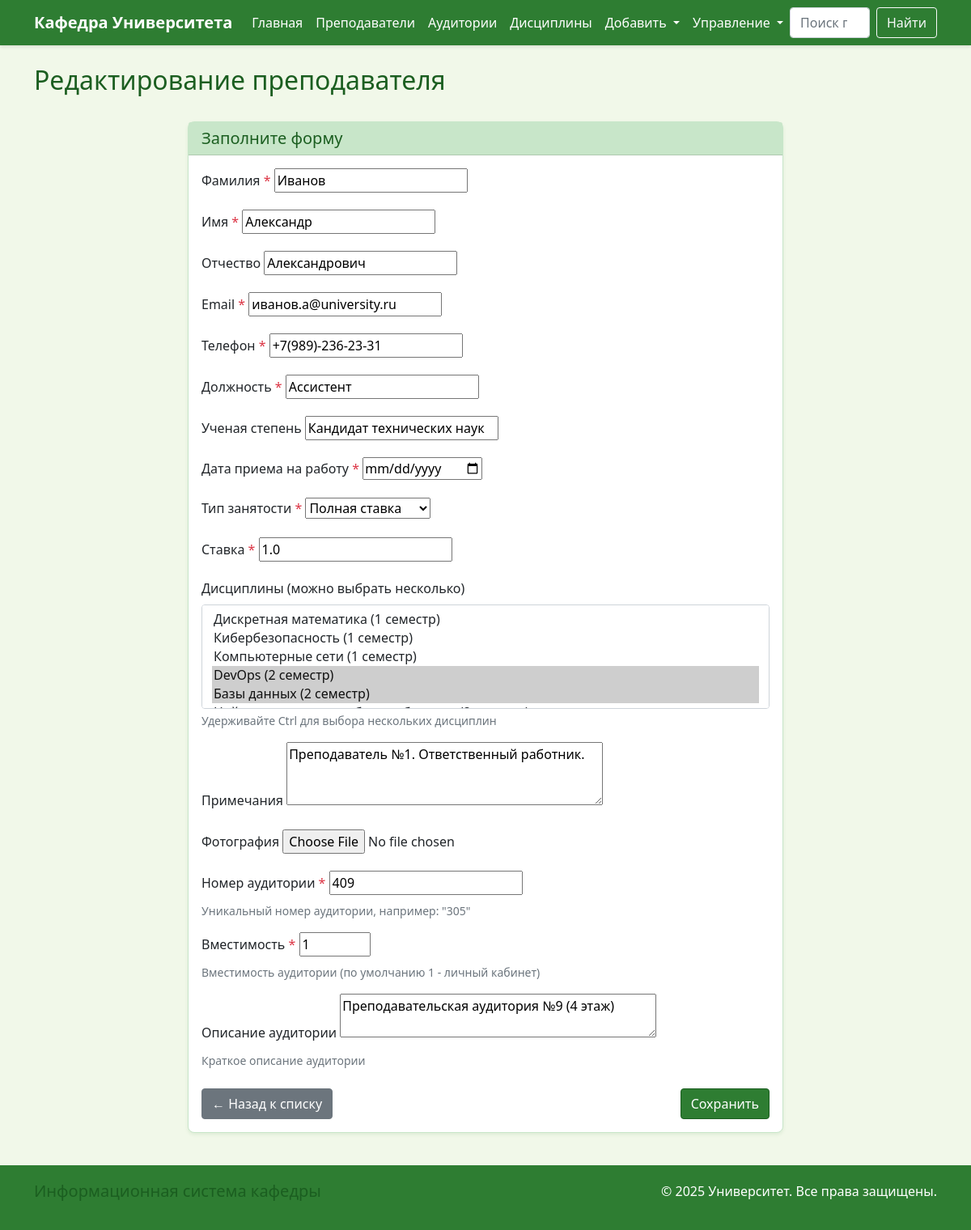
/teachers/53/edit/, run on the app's committed database.
### department/models.py (models this page shows, shortened)
class Teacher(models.Model):
    last_name = models.CharField(max_length=100, verbose_name="Фамилия")
    first_name = models.CharField(max_length=100, verbose_name="Имя")
    middle_name = models.CharField(max_length=100, verbose_name="Отчество", blank=True)
    email = models.EmailField(verbose_name="Email")
    phone = models.CharField(max_length=20, verbose_name="Телефон")
    position = models.CharField(max_length=100, verbose_name="Должность")
    academic_degree = models.CharField(max_length=100, verbose_name="Ученая степень", blank=True)
    employment_date = models.DateField(verbose_name="Дата приема на работу")
    FULL_TIME = 'full'
    PART_TIME = 'part'
    EMPLOYMENT_CHOICES = [
        (FULL_TIME, 'Полная ставка'),
        (PART_TIME, 'Неполная ставка'),
    ]
    employment_type = models.CharField(
        max_length=10,
        choices=EMPLOYMENT_CHOICES,
        default=FULL_TIME,
        verbose_name="Тип занятости"
    )
    rate = models.FloatField(
        verbose_name="Ставка",
        validators=[MinValueValidator(0.1), MaxValueValidator(1.0)],
        default=1.0
    )
    workplace = models.ForeignKey(
        Classroom,
        on_delete=models.SET_NULL,
        null=True,
        blank=True,
        verbose_name="Рабочее место",
        unique=True
    )
    disciplines = models.ManyToManyField(Discipline, verbose_name="Дисциплины", blank=True)
    additional_works = models.ManyToManyField(
        AdditionalWorkType,
        through='TeacherAdditionalWork',
        verbose_name="Дополнительные работы",
        blank=True
    )
    notes = models.TextField(verbose_name="Примечания", blank=True)
    photo = models.ImageField(upload_to='teachers/', verbose_name="Фотография", blank=True, null=True)
    class Meta:
        verbose_name = "Преподаватель"
        verbose_name_plural = "Преподаватели"
        ordering = ['last_name', 'first_name']

class Classroom(models.Model):
    room_number = models.CharField(max_length=10, verbose_name="Номер аудитории", unique=True)
    capacity = models.IntegerField(verbose_name="Вместимость", default=25)
    description = models.TextField(verbose_name="Описание", blank=True)
    class Meta:
        verbose_name = "Аудитория"
        verbose_name_plural = "Аудитории"
        ordering = ['room_number']

### department/views.py (the view)
# urls.py: path('teachers/<int:pk>/edit/', views.teacher_update, name='teacher_update'),
def teacher_update(request, pk):
    teacher = get_object_or_404(Teacher, pk=pk)
    if request.method == 'POST':
        form = TeacherForm(request.POST, request.FILES, instance=teacher)
        if form.is_valid():
            form.save()
            messages.success(request, 'Данные преподавателя обновлены!')
            return redirect('department:teacher_detail', pk=pk)
    else:
        form = TeacherForm(instance=teacher)
    return render(request, 'department/teacher_form.html', {
        'form': form,
        'title': 'Редактирование преподавателя',
        'action_url': 'department:teacher_update',
        'pk': pk,
    })

### department/models.py (called while the page is built)
    def __str__(self):
        return f"{self.name} ({self.semester} семестр)"

### templates/department/teacher_form.html (shortened to what this page needs)
{% extends 'base.html' %}
{% block content %}
<div class="row mb-4">
    <div class="col-md-8">
        <h2>{{ title }}</h2>
    </div>
</div>
<div class="row">
    <div class="col-md-8 mx-auto">
        <div class="card">
            <div class="card-header">
                <h5 class="mb-0">Заполните форму</h5>
            </div>
            <div class="card-body">
                <form method="post" enctype="multipart/form-data">
                    {% for field in form %}
                    <div class="mb-3">
                        <label for="{{ field.id_for_label }}" class="form-label">
                            {{ field.label }}
                            {% if field.field.required %}<span class="text-danger">*</span>{% endif %}
                        </label>
                        {{ field }}
                        {% if field.help_text %}
                        <div class="form-text">{{ field.help_text }}</div>
                        {% endif %}
                    </div>
                    {% endfor %}
                    <div class="d-flex justify-content-between mt-4">
                        <a href="{% url 'department:classroom_list' %}" class="btn btn-secondary">
                            ← Назад к списку
                        </a>
                        <button type="submit" class="btn btn-primary">
                            {% if title|slice:":7" == "Добавле" %}Добавить{% else %}Сохранить{% endif %}
                        </button>
                    </div>
                </form>
            </div>
        </div>
    </div>
</div>
{% endblock %}

### templates/base.html (style rules this page uses)
:root { --primary-green: #2e7d32; --light-green: #4caf50; --dark-green: #1b5e20; --lighter-green: #c8e6c9; --bg-green: #f1f8e9; }
body { background-color: var(--bg-green); font-family: 'Segoe UI', Tahoma, Geneva, Verdana, sans-serif; }
.btn-primary { background-color: var(--primary-green); border-color: var(--dark-green); }
.card { border: 1px solid var(--lighter-green); border-radius: 8px; box-shadow: 0 2px 4px rgba(46, 125, 50, 0.1); }
.card-header { background-color: var(--lighter-green); color: var(--dark-green); font-weight: bold; }
h1, h2, h3, h4, h5, h6 { color: var(--dark-green); }
a { color: var(--primary-green); }

### data on the page
Teacher: form "Иванов" "Александр" "Александрович" "иванов.а@university.ru" "+7(989)-236-23-31" "Ассистент" "Кандидат технических наук" "Полная ставка" "1.0" "Преподаватель №1. Ответственный работник."
Classroom: form "409"

### other printed values
{{ title }} "Редактирование преподавателя"
{{ field.label }} "Фамилия" "Имя" "Отчество" "Email" "Телефон" "Должность" "Ученая степень" "Дата приема на работу" "Тип занятости" "Ставка" "Дисциплины (можно выбрать несколько)" "Примечания" "Фотография" "Номер аудитории" "Вместимость" "Описание аудитории"
{{ field.help_text }} "Удерживайте Ctrl для выбора нескольких дисциплин" "Уникальный номер аудитории, например: \"305\"" "Вместимость аудитории (по умолчанию 1 - личный кабинет)" "Краткое описание аудитории"
